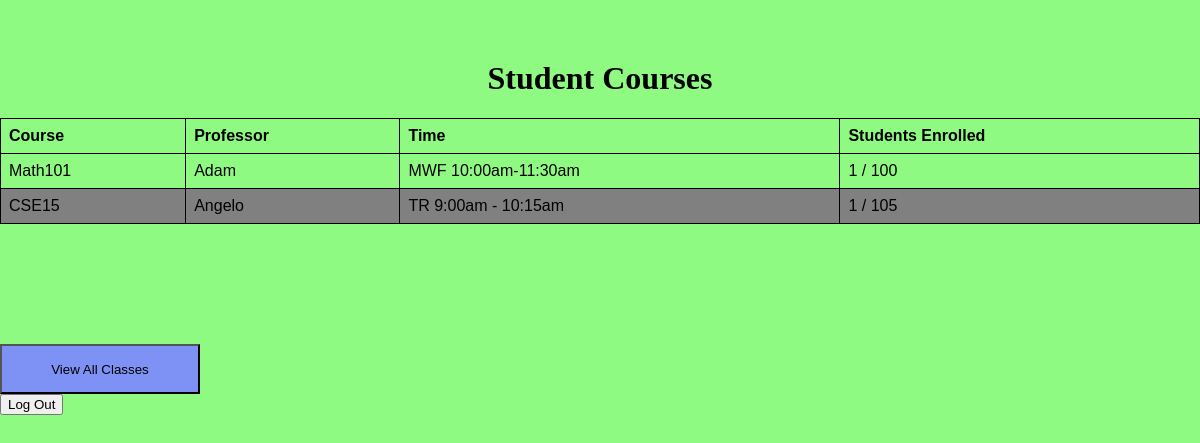
Page /student/courses (signed in) on the earlier database version.
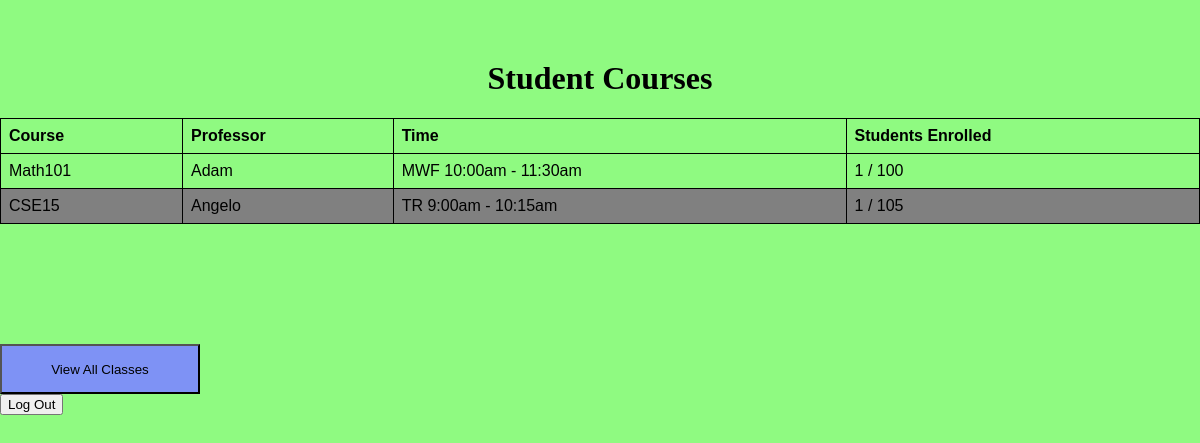
Same page on the later database version.
### hello.py (models this page shows, shortened)
class Course(db.Model):
    id = db.Column(db.Integer, primary_key=True)
    name = db.Column(db.String(64), nullable=False)
    professorID = db.Column(db.Integer, db.ForeignKey('user.id'), nullable=False)
    professor = db.relationship('User', foreign_keys=[professorID], backref='courses_taught')
    time = db.Column(db.String(64),nullable=False)
    capacity = db.Column(db.Integer, nullable=False)

class User(UserMixin, db.Model):
    id = db.Column(db.Integer, primary_key=True)
    username = db.Column(db.String, unique=True, nullable=False)
    password_hash = db.Column(db.String(128), nullable=False)
    name = db.Column(db.String(64), nullable=False)
    role = db.Column(db.String(64), nullable=False)
    classenrolled = db.relationship('Course', secondary=enrollment_table, backref=db.backref('students', lazy='dynamic'), lazy='dynamic')

### hello.py (the view)
@app.route('/student/courses')
@login_required
def student_courses():
    allcourses = current_user.classenrolled.all()
    return render_template('student_courses.html', courses=allcourses)

### hello.py (called while the page is built)
@login_manager.user_loader
def load_user(user_id):
    return User.query.get(int(user_id))

### templates/student_courses.html
<!DOCTYPE html>
<html lang="en">
<head>
    <link rel="stylesheet" href="/static/styles.css">
</head>
<body>
    <h1>Student Courses</h1>
    <table>
        <thead>
            <tr>
                <th>Course</th>
                <th>Professor</th>
                <th>Time</th>
                <th>Students Enrolled</th>
            </tr>
        </thead>
        <tbody>
            {% for c in courses %}
            <tr>
                <td>{{c.name}}</td>
                <td>{{c.professor.name}}</td>
                <td>{{c.time}}</td>
                <td>{{ c.students.count() }} / {{ c.capacity }}</td>
            </tr>
            {% endfor %}
        </tbody>
    </table>
    <form method="get" action="{{ url_for('view_all_classes') }}">
  <button class="login-button" type="submit">View All Classes</button>
        </form>
    <form action="{{ url_for('logout') }}" method="GET">
        <button type="submit">Log Out</button>
    </form>
</body>
</html>

Differences in the rows shown:
changed Course "Math101": time "MWF 10:00am-11:30am" → "MWF 10:00am - 11:30am"
